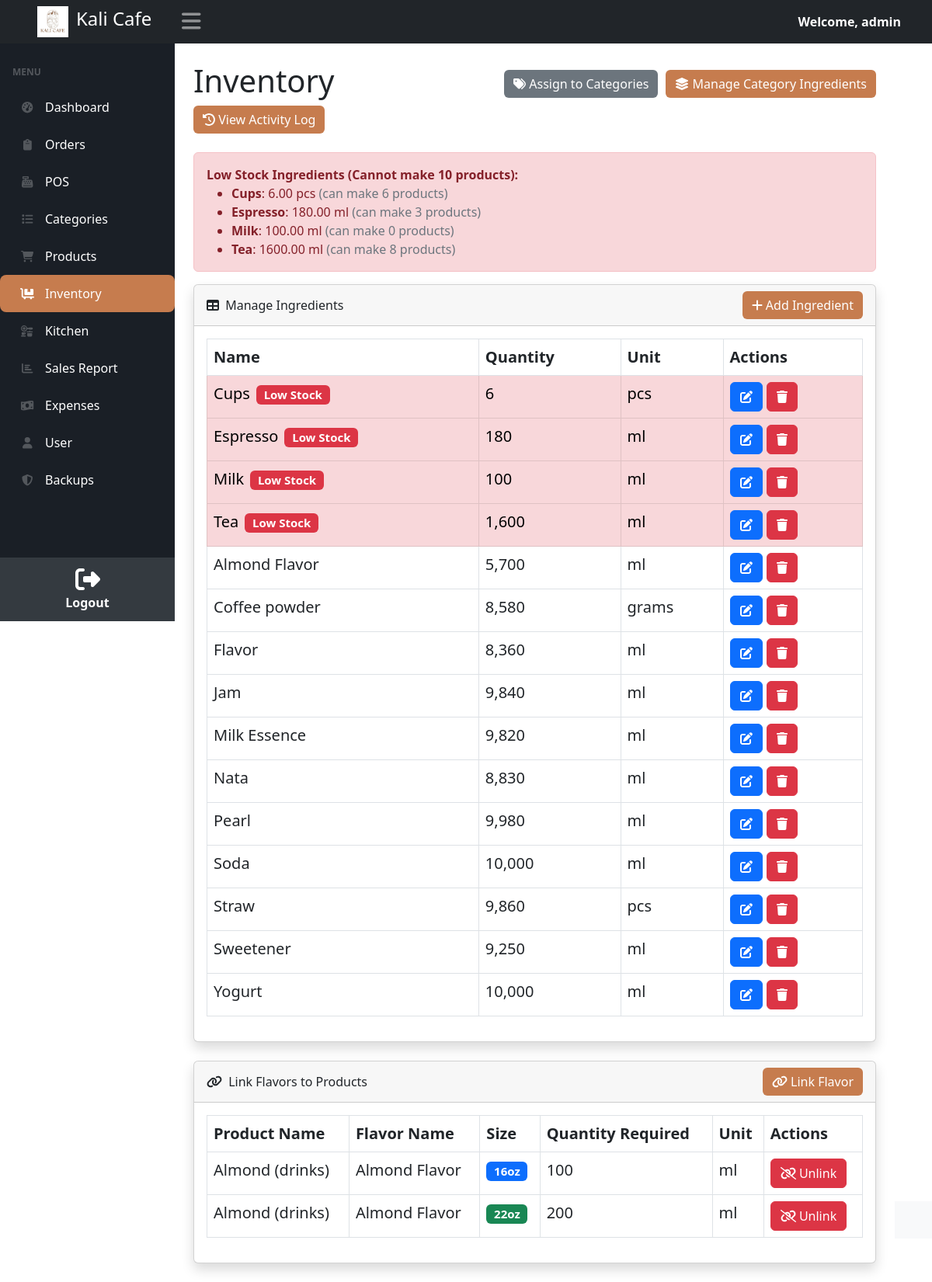
/inventory.php (signed in), run on the app's committed database.
### tables this page shows
CREATE TABLE `ingredients` (
  `id` int NOT NULL,
  `category_id` int DEFAULT NULL,
  `name` varchar(25) NOT NULL,
  `quantity` decimal(10,2) NOT NULL DEFAULT '0.00',
  `unit` varchar(50) NOT NULL,
  `created_at` timestamp NULL DEFAULT CURRENT_TIMESTAMP,
  `updated_at` timestamp NULL DEFAULT CURRENT_TIMESTAMP ON UPDATE CURRENT_TIMESTAMP
);

CREATE TABLE `product_flavors` (
  `id` int NOT NULL,
  `product_id` int NOT NULL,
  `flavor_id` int NOT NULL,
  `size` varchar(20) DEFAULT '16oz',
  `quantity_required` decimal(10,2) NOT NULL,
  `unit` varchar(50) NOT NULL,
  `created_at` timestamp NULL DEFAULT CURRENT_TIMESTAMP,
  `updated_at` timestamp NULL DEFAULT CURRENT_TIMESTAMP ON UPDATE CURRENT_TIMESTAMP
);

CREATE TABLE `products` (
  `id` int NOT NULL,
  `product_name` varchar(25) NOT NULL,
  `category_id` int NOT NULL,
  `options` varchar(50) DEFAULT 'none',
  `price` text,
  `status` int NOT NULL DEFAULT '1' COMMENT '0=Unavailable,1=Available',
  `image` varchar(50) DEFAULT NULL
);

### inventory.php (the view, shortened to what this page needs)
<?php
include('includes/header.php');
include('includes/navbar.php');
include('includes/config.php');
?>
<!DOCTYPE html>
<html lang="en">
<head>
    <link href="https://cdn.jsdelivr.net/npm/simple-datatables@7.1.2/dist/style.min.css" rel="stylesheet" />
    <link href="css/styles.css" rel="stylesheet" />
</head>
<body class="sb-nav-fixed">
    <div id="layoutSidenav_content">
        <main>
            <div class="container-fluid px-4">
                <div class="d-flex justify-content-between align-items-center">
                    <h1 class="mt-4">Inventory</h1>
                    <div class="mt-4 d-flex" style="gap: 10px;">
                        <a href="assign_ingredients_to_categories.php" class="btn" style="color: #ffffff; background-color:#6c757d; border:none;">
                            <i class="fas fa-tags"></i> Assign to Categories
                        </a>
                        <a href="manage_category_ingredients.php" class="btn" style="color: #ffffff; background-color:#c67c4e; border:none;">
                            <i class="fas fa-layer-group"></i> Manage Category Ingredients
                        </a>
                    </div>
                </div>
            <div class="mb-3">
                <button type="button" class="btn" style="color: #ffffff; background-color:#c67c4e; border:none;" data-bs-toggle="modal" data-bs-target="#activityLogModal">
                    <i class="fas fa-history"></i> View Activity Log
                </button>
            </div>
            <?php
            try {
                $threshold_multiplier = 10;
                $query = "
                    SELECT
                        i.id,
                        i.name,
                        i.quantity,
                        i.unit,
                        MAX(GREATEST(
                            COALESCE(pi_max.max_qty, 0),
                            COALESCE(ci_max.max_qty, 0)
                        )) AS max_quantity_required
                    FROM ingredients i
                    LEFT JOIN (
                        SELECT ingredient_id, MAX(quantity_required) as max_qty
                        FROM product_ingredients
                        GROUP BY ingredient_id
                    ) pi_max ON i.id = pi_max.ingredient_id
                    LEFT JOIN (
                        SELECT ingredient_id, MAX(quantity_requirement) as max_qty
                        FROM category_ingredients
                        GROUP BY ingredient_id
                    ) ci_max ON i.id = ci_max.ingredient_id
                    WHERE (pi_max.max_qty IS NOT NULL OR ci_max.max_qty IS NOT NULL)
                    GROUP BY i.id, i.name, i.quantity, i.unit
                    HAVING i.quantity < (MAX(GREATEST(
                        COALESCE(pi_max.max_qty, 0),
                        COALESCE(ci_max.max_qty, 0)
                    )) * :threshold)
                    ORDER BY i.name
                ";
                $stmt = $conn->prepare($query);
                $stmt->execute(['threshold' => $threshold_multiplier]);
                $lowStock = $stmt->fetchAll(PDO::FETCH_ASSOC);
                if (count($lowStock) > 0) {
                    echo '<div class="alert alert-danger mt-4"><b>Low Stock Ingredients (Cannot make 10 products):</b><ul style="margin-bottom:0;">';
                    foreach ($lowStock as $item) {
                        $canMake = floor($item['quantity'] / $item['max_quantity_required']);
                        echo '<li><b>' . htmlspecialchars($item['name']) . '</b>: ' . htmlspecialchars($item['quantity']) . ' ' . htmlspecialchars($item['unit']) . ' <span class="text-muted">(can make ' . $canMake . ' products)</span></li>';
                    }
                    echo '</ul></div>';
                }
            } catch (PDOException $e) {
                echo '<div class="alert alert-danger">Error fetching low stock: ' . htmlspecialchars($e->getMessage()) . '</div>';
            }
            ?>
            <div class="card shadow mb-4">
                <div class="card-header d-flex justify-content-between align-items-center">
                    <span><i class="fas fa-table me-1"></i> Manage Ingredients</span>
                      <div class="d-flex">
                          <button type="button" class="btn btn-secondary" data-bs-toggle="modal" data-bs-target="#addIngredientModal" title="Add a new ingredient" style="color: #ffffff; background-color:#c67c4e; border:none;">
                              <i class="fa-solid fa-plus"></i> Add Ingredient
                          </button>
                      </div>
                </div>
                <div class="card-body">
                    <table id="datatablesSimple" class="table table-bordered">
                        <thead>
                            <tr>
                                <th scope="col">Name</th>
                                <th scope="col">Quantity</th>
                                <th scope="col">Unit</th>
                                <th scope="col">Actions</th>
                            </tr>
                        </thead>
                        <tbody>
                            <?php
                            try {
                                $threshold_multiplier = 10;
                                $query = "
                                    SELECT
                                        i.*,
                                        CASE
                                            WHEN i.quantity < (COALESCE(MAX(GREATEST(
                                                COALESCE(pi_max.max_qty, 0),
                                                COALESCE(ci_max.max_qty, 0)
                                            )), 0) * :threshold)
                                            THEN 1
                                            ELSE 0
                                        END AS is_low_stock
                                    FROM ingredients i
                                    LEFT JOIN (
                                        SELECT ingredient_id, MAX(quantity_required) as max_qty
                                        FROM product_ingredients
                                        GROUP BY ingredient_id
                                    ) pi_max ON i.id = pi_max.ingredient_id
                                    LEFT JOIN (
                                        SELECT ingredient_id, MAX(quantity_requirement) as max_qty
                                        FROM category_ingredients
                                        GROUP BY ingredient_id
                                    ) ci_max ON i.id = ci_max.ingredient_id
                                    GROUP BY i.id, i.name, i.quantity, i.unit
                                    ORDER BY is_low_stock DESC, i.name ASC
                                ";
                                $stmt = $conn->prepare($query);
                                $stmt->execute(['threshold' => $threshold_multiplier]);
                                while ($row = $stmt->fetch(PDO::FETCH_ASSOC)) {
                                    $rowClass = $row['is_low_stock'] ? "table-danger" : "";
                                    $lowStockBadge = $row['is_low_stock'] ? "<span class='badge bg-danger ms-2'>Low Stock</span>" : "";
                                    echo "<tr class='" . $rowClass . "'>
                                        <td>" . htmlspecialchars($row['name']) . $lowStockBadge . "</td>
                                        <td>" . number_format($row['quantity'], 0) . "</td>
                                        <td>" . htmlspecialchars($row['unit']) . "</td>
                                        <td>
                                            <button type='button' class='btn btn-primary' data-bs-toggle='modal' data-bs-target='#editIngredientModal" . htmlspecialchars($row['id']) . "'>
                                                <i class='fa fa-edit'></i>
                                            </button>
                                            <form action='manage_inventory.php' method='POST' style='display:inline;' onsubmit='return confirm(\"Are you sure you want to delete this ingredient?\");'>
                                                <input type='hidden' name='id' value='" . htmlspecialchars($row['id']) . "'>
                                                <button type='submit' name='delete_ingredient_btn' class='btn btn-danger'>
                                                    <i class='fa fa-trash'></i>
                                                </button>
                                            </form>
                                        </td>
                                    </tr>";
                                }
                            } catch (PDOException $e) {
                                echo "<tr><td colspan='4'>Error: " . htmlspecialchars($e->getMessage()) . "</td></tr>";
                            }
                            ?>
                        </tbody>
                    </table>
                </div>
            </div>
        <div class="card shadow mb-4">
            <div class="card-header d-flex justify-content-between align-items-center">
                <span><i class="fas fa-link me-1"></i> Link Flavors to Products</span>
                 <div class="d-flex">
                    <button type="button" class="btn btn-secondary" data-bs-toggle="modal" data-bs-target="#linkFlavorModal" title="Link a flavor to a product" style="color: #ffffff; background-color:#c67c4e; border:none;">
                        <i class="fa-solid fa-link"></i> Link Flavor
                    </button>
                </div>
            </div>
            <div class="card-body">
                <table id="linkedFlavorsTable" class="table table-bordered">
                    <thead>
                        <tr>
                            <th scope="col">Product Name</th>
                            <th scope="col">Flavor Name</th>
                            <th scope="col">Size</th>
                            <th scope="col">Quantity Required</th>
                            <th scope="col">Unit</th>
                            <th scope="col">Actions</th>
                        </tr>
                    </thead>
                    <tbody>
                       <?php
                            try {
                                $stmt = $conn->query("
                                    SELECT
                                        pf.id AS link_id,
                                        p.product_name AS product_name,
                                        p.options AS product_option,
                                        i.name AS flavor_name,
                                        pf.size,
                                        pf.quantity_required,
                                        pf.unit
                                    FROM product_flavors pf
                                    JOIN products p ON pf.product_id = p.id
                                    JOIN ingredients i ON pf.flavor_id = i.id
                                    ORDER BY p.product_name, pf.size
                                ");
                                while ($row = $stmt->fetch(PDO::FETCH_ASSOC)) {
                                    $productDisplay = htmlspecialchars($row['product_name']);
                                    if (!empty($row['product_option'])) {
                                        $productDisplay .= " (" . htmlspecialchars($row['product_option']) . ")";
                                    }
                                    $sizeBadge = ($row['size'] ?? '16oz') === '16oz' ?
                                        "<span class='badge bg-primary'>16oz</span>" :
                                        "<span class='badge bg-success'>22oz</span>";
                                    echo "<tr>
                                        <td>" . $productDisplay . "</td>
                                        <td>" . htmlspecialchars($row['flavor_name']) . "</td>
                                        <td>" . $sizeBadge . "</td>
                                        <td>" . number_format($row['quantity_required'], 0) . "</td>
                                        <td>" . htmlspecialchars($row['unit']) . "</td>
                                        <td>
                                            <form action='manage_product_flavors.php' method='POST' style='display:inline;' onsubmit='return confirm(\"Are you sure you want to unlink this flavor?\");'>
                                                <input type='hidden' name='flavor_link_id' value='" . htmlspecialchars($row['link_id']) . "'>
                                                <button type='submit' name='unlink_flavor_btn' class='btn btn-danger'>
                                                    <i class='fa fa-unlink'></i> Unlink
                                                </button>
                                            </form>
                                        </td>
                                    </tr>";
                                }
                            } catch (PDOException $e) {
                                echo "<tr><td colspan='6'>Error: " . htmlspecialchars($e->getMessage()) . "</td></tr>";
                            }
                            ?>
                    </tbody>
                </table>
            </div>
        </div>
        </main>
        <?php include('includes/footer.php'); ?>
    </div>
</body>
</html>        </script>

### inventory.php (style rules this page uses)
#datatablesSimple th, #datatablesSimple td, #linkedFlavorsTable th, #linkedFlavorsTable td { font-size: 20px; }

### data on the page
ingredients: name "Cups", quantity "6.00", unit "pcs", canMake "6", shows "Low Stock", quantity "6"
ingredients: name "Espresso", quantity "180.00", unit "ml", canMake "3", shows "Low Stock", quantity "180"
ingredients: name "Milk", quantity "100.00", unit "ml", canMake "0", shows "Low Stock", quantity "100"
ingredients: name "Tea", quantity "1600.00", unit "ml", canMake "8", shows "Low Stock", quantity "1,600"
ingredients: name "Almond Flavor", quantity "5,700", unit "ml"
ingredients: name "Coffee powder", quantity "8,580", unit "grams"
ingredients: name "Flavor", quantity "8,360", unit "ml"
ingredients: name "Jam", quantity "9,840", unit "ml"
ingredients: name "Milk Essence", quantity "9,820", unit "ml"
ingredients: name "Nata", quantity "8,830", unit "ml"
ingredients: name "Pearl", quantity "9,980", unit "ml"
ingredients: name "Soda", quantity "10,000", unit "ml"
ingredients: name "Straw", quantity "9,860", unit "pcs"
ingredients: name "Sweetener", quantity "9,250", unit "ml"
ingredients: name "Yogurt", quantity "10,000", unit "ml"
product_flavors: product.options "Almond (drinks)", flavor.name "Almond Flavor", size "16oz", quantity_required "100", unit "ml"
product_flavors: product.options "Almond (drinks)", flavor.name "Almond Flavor", size "22oz", quantity_required "200", unit "ml"

### other printed values
$username "admin"
